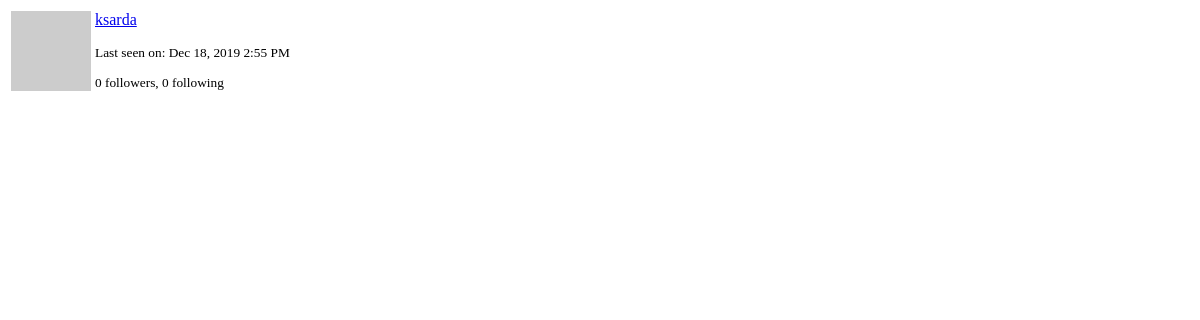
Page /user/ksarda/popup (signed in) on the earlier database version.
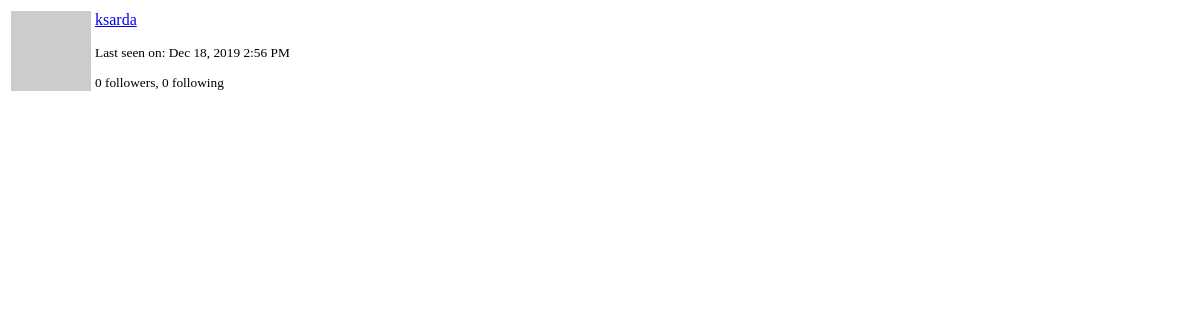
Same page on the later database version.
### app/models.py (models this page shows, shortened)
class PaginatedAPIMixin(object):
    @staticmethod
    def to_collection_dict(query, page, per_page, endpoint, **kwargs):
        resources = query.paginate(page, per_page, False)
        data = {
            'items': [item.to_dict() for item in resources.items],
            '_meta': {
                'page': page,
                'per_page': per_page,
                'total_pages': resources.pages,
                'total_items': resources.total
            },
            '_links': {
                'self': url_for(endpoint, page=page, per_page=per_page,
                                **kwargs),
                'next': url_for(endpoint, page=page + 1, per_page=per_page,
                                **kwargs) if resources.has_next else None,
                'prev': url_for(endpoint, page=page - 1, per_page=per_page,
                                **kwargs) if resources.has_prev else None
            }
        }
        return data

class User(PaginatedAPIMixin, UserMixin, db.Model):
    id = db.Column(db.Integer, primary_key=True)
    username = db.Column(db.String(64), index=True, unique=True)
    email = db.Column(db.String(120), index=True, unique=True)
    password_hash = db.Column(db.String(128))
    posts = db.relationship('Post', backref='author', lazy='dynamic')
    about_me = db.Column(db.String(140))
    childs_section = db.Column(db.String(20), default='N/A')
    leader = db.Column(db.String(6), default='No')
    last_seen = db.Column(db.DateTime, default=datetime.utcnow)
    is_admin = db.Column(db.Boolean, default=False, nullable=False)
    followed = db.relationship(
        'User', secondary=followers,
        primaryjoin=(followers.c.follower_id == id),
        secondaryjoin=(followers.c.followed_id == id),
        backref=db.backref('followers', lazy='dynamic'), lazy='dynamic')
    messages_sent = db.relationship('Message',
                                    foreign_keys='Message.sender_id',
                                    backref='author', lazy='dynamic')
    messages_received = db.relationship('Message',
                                        foreign_keys='Message.recipient_id',
                                        backref='recipient', lazy='dynamic')
    last_message_read_time = db.Column(db.DateTime)
    notifications = db.relationship('Notification', backref='user',
                                    lazy='dynamic')
    token = db.Column(db.String(32), index=True, unique=True)
    token_expiration = db.Column(db.DateTime)
    def avatar(self, size):
        digest = md5(self.email.lower().encode('utf-8')).hexdigest()
        return 'https://www.gravatar.com/avatar/{}?d=identicon&s={}'.format(
            digest, size)

### app/main/routes.py (the view)
@bp.route('/user/<username>/popup')
@login_required
def user_popup(username):
    user = User.query.filter_by(username=username).first_or_404()
    return render_template('user_popup.html', user=user)

### app/main/routes.py (called while the page is built)
@bp.before_app_request
def before_request():
    if current_user.is_authenticated:
        current_user.last_seen = datetime.utcnow()
        db.session.commit()
    g.locale = str(get_locale())

### app/models.py (called while the page is built)
@login.user_loader
def load_user(id):
    return User.query.get(int(id))

### app/templates/user_popup.html (shortened to what this page needs)
<table class="table">
  <tr>
      <td width="64" style="border: 0px;"><img src="{{ user.avatar(64) }}"></td>
      <td style="border: 0px;">
          <p>
              <a href="{{ url_for('main.user', username=user.username) }}">
                  {{ user.username }}
              </a>
          </p>
          <small>
              {% if user.last_seen %}
              <p>{{ _('Last seen on') }}:
                 {{ moment(user.last_seen).format('lll') }}</p>
              {% endif %}
              <p>{{ _('%(count)d followers', count=user.followers.count()) }},
                 {{ _('%(count)d following', count=user.followed.count()) }}</p>
          </small>
      </td>
  </tr>
</table>

Differences in the rows shown:
changed User "ksarda": last_seen "Dec 18, 2019 2:55 PM" → "Dec 18, 2019 2:56 PM"
